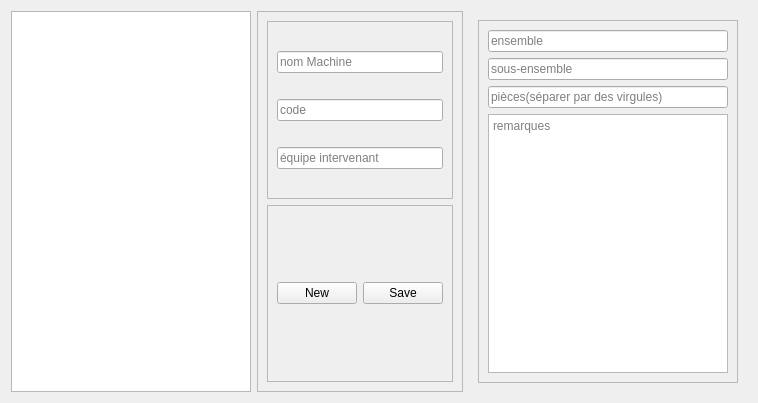
<?xml version="1.0" encoding="UTF-8"?>
<ui version="4.0">
 <class>PanneHistoriqueController</class>
 <widget class="QWidget" name="PanneHistoriqueController">
  <property name="geometry">
   <rect>
    <x>0</x>
    <y>0</y>
    <width>758</width>
    <height>403</height>
   </rect>
  </property>
  <property name="windowTitle">
   <string>Form</string>
  </property>
  <layout class="QHBoxLayout" name="horizontalLayout_2">
   <item>
    <widget class="QTableView" name="tableView"/>
   </item>
   <item>
    <widget class="QFrame" name="frame">
     <property name="frameShape">
      <enum>QFrame::StyledPanel</enum>
     </property>
     <property name="frameShadow">
      <enum>QFrame::Raised</enum>
     </property>
     <layout class="QVBoxLayout" name="verticalLayout">
      <item>
       <widget class="QFrame" name="frame_4">
        <property name="frameShape">
         <enum>QFrame::StyledPanel</enum>
        </property>
        <property name="frameShadow">
         <enum>QFrame::Raised</enum>
        </property>
        <layout class="QVBoxLayout" name="verticalLayout_3">
         <item>
          <widget class="QLineEdit" name="lineEdit">
           <property name="placeholderText">
            <string>nom Machine</string>
           </property>
          </widget>
         </item>
         <item>
          <widget class="QLineEdit" name="lineEdit_2">
           <property name="placeholderText">
            <string>code</string>
           </property>
          </widget>
         </item>
         <item>
          <widget class="QLineEdit" name="lineEdit_3">
           <property name="placeholderText">
            <string>équipe intervenant</string>
           </property>
          </widget>
         </item>
        </layout>
       </widget>
      </item>
      <item>
       <widget class="QFrame" name="frame_3">
        <property name="minimumSize">
         <size>
          <width>0</width>
          <height>50</height>
         </size>
        </property>
        <property name="frameShape">
         <enum>QFrame::StyledPanel</enum>
        </property>
        <property name="frameShadow">
         <enum>QFrame::Raised</enum>
        </property>
        <layout class="QHBoxLayout" name="horizontalLayout_3">
         <item>
          <widget class="QPushButton" name="pushButton_2">
           <property name="text">
            <string>New</string>
           </property>
          </widget>
         </item>
         <item>
          <widget class="QPushButton" name="pushButton">
           <property name="text">
            <string>Save</string>
           </property>
          </widget>
         </item>
        </layout>
       </widget>
      </item>
     </layout>
    </widget>
   </item>
   <item>
    <widget class="QWidget" name="widget" native="true">
     <layout class="QHBoxLayout" name="horizontalLayout">
      <item>
       <widget class="QFrame" name="frame_2">
        <property name="frameShape">
         <enum>QFrame::StyledPanel</enum>
        </property>
        <property name="frameShadow">
         <enum>QFrame::Raised</enum>
        </property>
        <layout class="QVBoxLayout" name="verticalLayout_2">
         <item>
          <widget class="QLineEdit" name="lineEdit_4">
           <property name="placeholderText">
            <string>ensemble</string>
           </property>
          </widget>
         </item>
         <item>
          <widget class="QLineEdit" name="lineEdit_5">
           <property name="placeholderText">
            <string>sous-ensemble</string>
           </property>
          </widget>
         </item>
         <item>
          <widget class="QLineEdit" name="lineEdit_6">
           <property name="placeholderText">
            <string>pièces(séparer par des virgules)</string>
           </property>
          </widget>
         </item>
         <item>
          <widget class="QTextEdit" name="textEdit">
           <property name="placeholderText">
            <string>remarques</string>
           </property>
          </widget>
         </item>
        </layout>
       </widget>
      </item>
     </layout>
    </widget>
   </item>
  </layout>
 </widget>
 <resources/>
 <connections/>
</ui>
